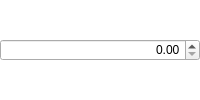
<?xml version="1.0" encoding="UTF-8"?>
<ui version="4.0">
 <class>EditSliderValueDialog</class>
 <widget class="QDialog" name="EditSliderValueDialog">
  <property name="styleSheet">
   <string notr="true">QDialog { background: transparent; }</string>
  </property>
  <layout class="QGridLayout" name="gridLayout">
   <property name="leftMargin">
    <number>0</number>
   </property>
   <property name="topMargin">
    <number>0</number>
   </property>
   <property name="rightMargin">
    <number>0</number>
   </property>
   <property name="bottomMargin">
    <number>0</number>
   </property>
   <item row="0" column="0">
    <widget class="QDoubleSpinBox" name="doubleSpinBox">
     <property name="sizePolicy">
      <sizepolicy hsizetype="Ignored" vsizetype="Fixed">
       <horstretch>0</horstretch>
       <verstretch>0</verstretch>
      </sizepolicy>
     </property>
     <property name="minimumSize">
      <size>
       <width>75</width>
       <height>0</height>
      </size>
     </property>
     <property name="frame">
      <bool>true</bool>
     </property>
     <property name="alignment">
      <set>Qt::AlignRight|Qt::AlignTrailing|Qt::AlignVCenter</set>
     </property>
    </widget>
   </item>
  </layout>
 </widget>
 <resources/>
 <connections>
  <connection>
   <sender>doubleSpinBox</sender>
   <signal>editingFinished()</signal>
   <receiver>EditSliderValueDialog</receiver>
   <slot>hide()</slot>
   <hints>
    <hint type="sourcelabel">
     <x>40</x>
     <y>11</y>
    </hint>
    <hint type="destinationlabel">
     <x>40</x>
     <y>11</y>
    </hint>
   </hints>
  </connection>
 </connections>
</ui>
